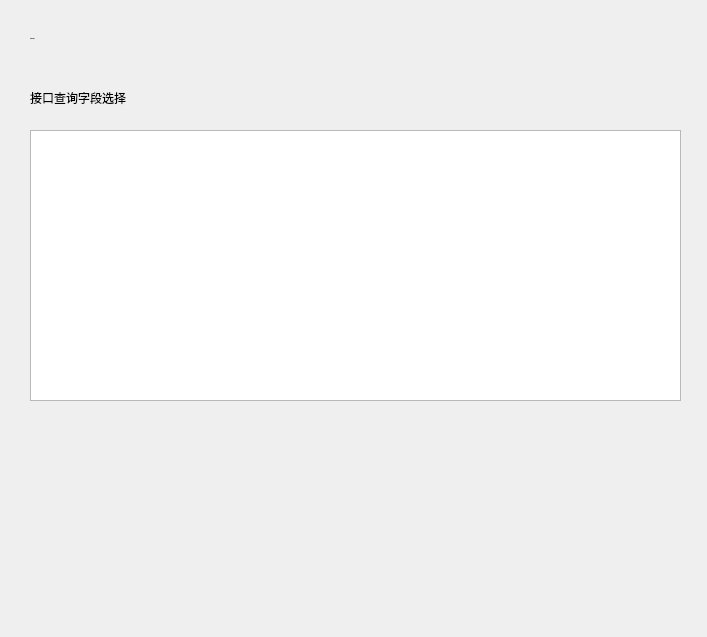
                 <widget class="QWidget" name="scrollAreaWidgetContents_4">
                  <property name="geometry">
                   <rect>
                    <x>0</x>
                    <y>0</y>
                    <width>707</width>
                    <height>637</height>
                   </rect>
                  </property>
                  <widget class="QLabel" name="label_view">
                   <property name="geometry">
                    <rect>
                     <x>30</x>
                     <y>30</y>
                     <width>201</width>
                     <height>16</height>
                    </rect>
                   </property>
                   <property name="font">
                    <font>
                     <family>Microsoft YaHei</family>
                     <pointsize>-1</pointsize>
                     <weight>75</weight>
                     <bold>true</bold>
                    </font>
                   </property>
                   <property name="text">
                    <string>TextLabel</string>
                   </property>
                  </widget>
                  <widget class="QLabel" name="label_14">
                   <property name="geometry">
                    <rect>
                     <x>30</x>
                     <y>90</y>
                     <width>121</width>
                     <height>16</height>
                    </rect>
                   </property>
                   <property name="text">
                    <string>接口查询字段选择</string>
                   </property>
                  </widget>
                  <widget class="QTableWidget" name="tableWidget">
                   <property name="geometry">
                    <rect>
                     <x>30</x>
                     <y>130</y>
                     <width>651</width>
                     <height>271</height>
                    </rect>
                   </property>
                  </widget>
                 </widget>
